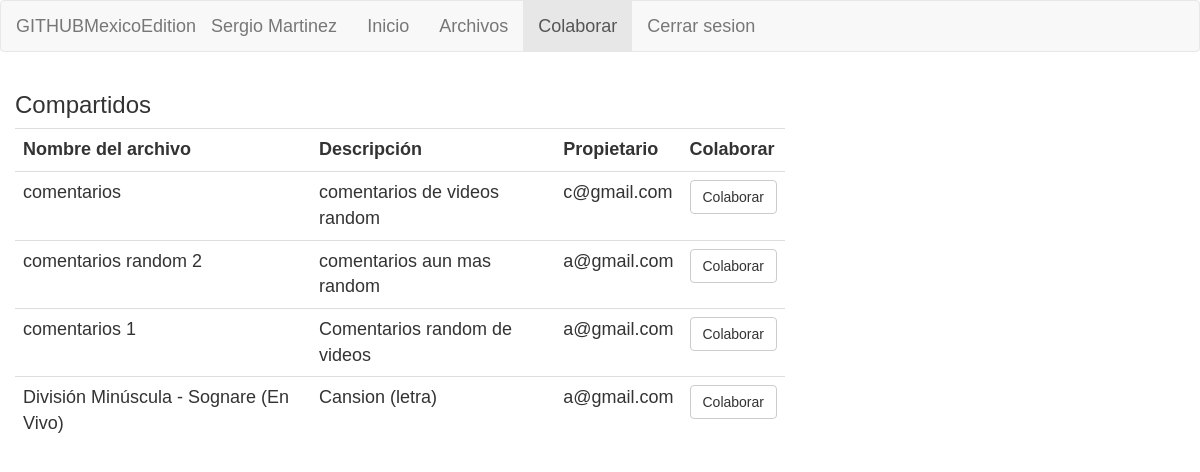
/ColaborarPrincipal.php (signed in), run on the app's committed database.
### tables this page shows
CREATE TABLE `archivo` (
  `idARCH` int(10) NOT NULL,
  `id_propietario` int(10) NOT NULL,
  `fechaInicioARCH` datetime NOT NULL,
  `textoARCH` text NOT NULL,
  `tituloARCH` text NOT NULL,
  `tipoARCH` varchar(20) NOT NULL,
  `descARCH` text NOT NULL,
  `culminado` int(10) NOT NULL
);

CREATE TABLE `usuarios` (
  `idUSR` int(10) NOT NULL,
  `nombreUSR` varchar(50) NOT NULL,
  `passUSR` varchar(50) NOT NULL,
  `correoUSR` varchar(50) NOT NULL
);

### sesiones.php (called while the page is built, shortened)
<?php
class UserSession{
    public function getnomUsr(){
        return $_SESSION['nomUsr'];
    }
}
?>

### consultas.php (called while the page is built, shortened)
<?php
    function consultaArchivosCompAgenos($idPropietario){
        $conexion = conectarDB();
        $consulta = "SELECT * FROM `archivo` INNER JOIN `usuarios` ON `id_propietario`= `idUSR` WHERE NOT (`idUSR` = '$idPropietario' ) AND `tipoARCH` = 'COMPARTIDO' ORDER BY fechaInicioARCH DESC ";
	    $resultado = mysqli_query( $conexion, $consulta ) or die ( "Algo ha ido mal en la consulta a la base de datos");
        $res = array();
        while ($columna = mysqli_fetch_array( $resultado )){
            $aux= array();
            array_push($aux, $columna['idARCH'], $columna['tituloARCH'], $columna['descARCH'], $columna['nombreUSR'], $columna['correoUSR']);
            array_push($res, $aux);
        }
        return $res;
    }
?>

### ColaborarPrincipal.php (the view, shortened to what this page needs)
<!DOCTYPE html>
<html lang="es">
<head>
  <link rel="stylesheet" href="https://maxcdn.bootstrapcdn.com/bootstrap/3.4.0/css/bootstrap.min.css">
</head>
<body>
<?php
  include_once 'sesiones.php';
  include_once 'consultas.php';
  $usrS = new UserSession();
?>
    <nav class="navbar navbar-default">
    <div class="container-fluid">
        <div class="navbar-header">
        <a class="navbar-brand" href="#">GITHUBMexicoEdition</a>
        </div>
        <div class="navbar-header">
        <a class="navbar-brand" href="#"><?php echo $usrS->getnomUsr(); ?></a>
        </div>
        <ul class="nav navbar-nav">
        <li><a href="index.php">Inicio</a></li>
        <li><a href="archivosPrincipal.php">Archivos</a></li>
        <li class="active"><a href="ColaborarPrincipal.php">Colaborar</a></li>
        <li><a href="logout.php">Cerrar sesion</a></li>
        </ul>
    </div>
    </nav>
    <div class="col-sm-8">
            <div class="row">
                <div class="col-sm-12">
                    <h3>Compartidos</h3>
                </div>
            </div>
            <table class="table">
                <tr>
                    <th>
                        Nombre del archivo
                    </th>
                    <th>
                        Descripción
                    </th>
                    <th>
                        Propietario
                    </th>
                    <th>
                        Colaborar
                    </th>
                </tr>
                <?php
                    $archivosCompartidos = consultaArchivosCompAgenos($usrS->getidUsr());
                    foreach ($archivosCompartidos as $value) {
                ?>
                <tr>
                    <form method="POST" action="solicitudDeColaboracion.php">
                        <td>
                            <?php
                                echo $value[1];
                            ?>
                        </td>
                        <td>
                            <?php
                                echo $value[2];
                            ?>
                        </td>
                        <td>
                            <?php
                                echo $value[4];
                            ?>
                        </td>
                        <td>
                            <button type="submit" class="btn btn-default">Colaborar</button>
                        </td>
                    </form>
                </tr>
                <?php
                    }
                ?>
            </table>
        </div>
</body>
</html>

### ColaborarPrincipal.php (style rules this page uses)
body { background-image: url(https://wallpapercave.com/wp/wp1918888.jpg); font: 180% sans-serif; }

### data on the page
archivo: tituloARCH "comentarios", descARCH "comentarios de videos random", id_propietario.correoUSR "c@gmail.com"
archivo: tituloARCH "comentarios random 2", descARCH "comentarios aun mas random", id_propietario.correoUSR "a@gmail.com"
archivo: tituloARCH "comentarios 1", descARCH "Comentarios random de videos", id_propietario.correoUSR "a@gmail.com"
archivo: tituloARCH "División Minúscula - Sognare (En Vivo)", descARCH "Cansion (letra)", id_propietario.correoUSR "a@gmail.com"

### other printed values
$usrS->getnomUsr() "Sergio Martinez"
